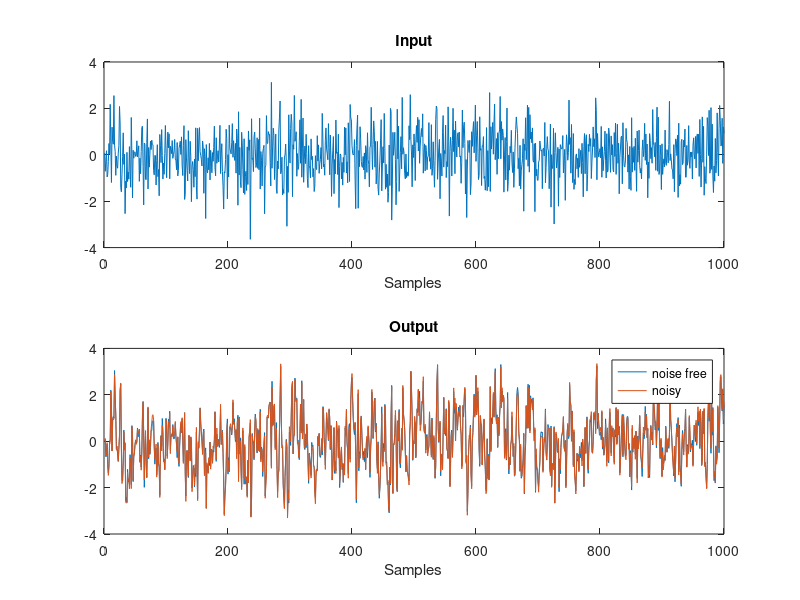
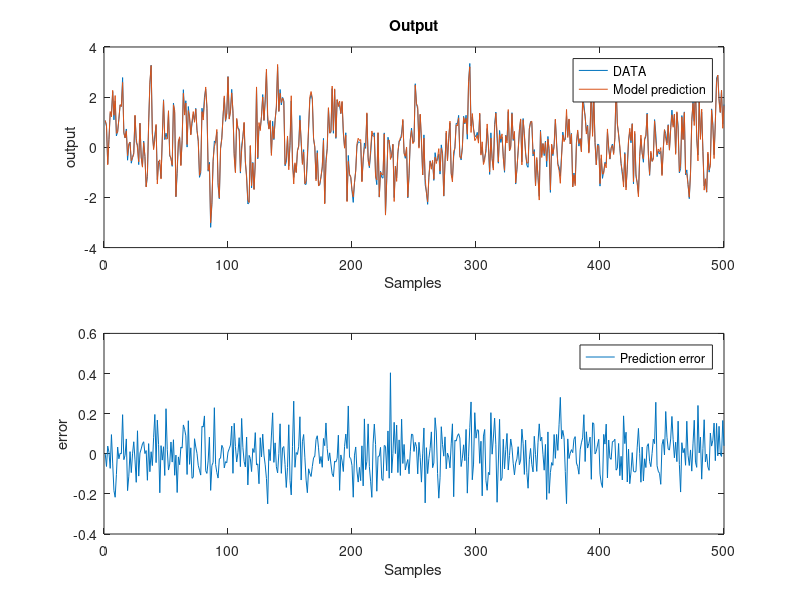
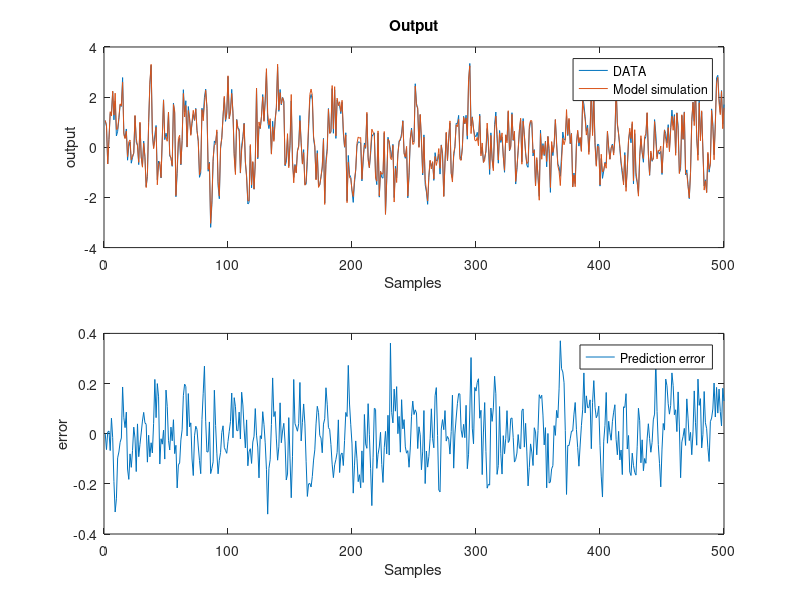

The MATLAB source for these figures, in order:
clear all %empty workspace
close all 
clc

%% 1 - Model definition and data generation
% In this exercise we will work with the ARX defined as 
% y(t) = 0.5*y(t-1) + u(t-1) + e(t)
% Note: e(t) is process noise! 

% True value of the parameters:
atrue = 0.5;
btrue = 1;

% We will work with simulated data, hence let's generate the data:
% (For a real SysID problem, data are not simulated but they are real, there is no model generating them, they come from the true system)
N = 1000; % number of data we want to generate

% Input: we will use a Gaussian signal as input:
u = randn(N,1); % white noise, std = 1
% Output: let's compute the output of the model 
y = zeros(N,1); % noise free
yn = zeros(N,1); % noisy (including e)
% noise
noise_std = 0.1;
e = noise_std * randn(N, 1);
for t = 2:N % zero initial condition
    y(t) = atrue*y(t-1) + btrue*u(t-1);
    yn(t) = atrue*yn(t-1) + btrue*u(t-1)+ e(t);
end

% Let's plot the data (1 output realization)
figure(1); clf;
subplot(2,1,1)
plot(u)
title('Input')
xlabel('Samples')
subplot(2,1,2)
plot(y)
hold on
plot(yn)
legend('noise free','noisy')
title('Output')
xlabel('Samples')


%% 2 - Identification using Least-Squares formula

% Now we do some identification!
% First of all let's split the data in estimation and validation sets
% (half and half)
uest = u(1:N/2);
yest = yn(1:N/2);
uval = u(N/2+1:end);
yval = yn(N/2+1:end);

% As model for identification we will use the 1-step-ahead predictor of
% ARX, which, as we know, is linear in the parameters.
% Hence, first let's write this predictor as a linear regression, in the
% form: y(t) = phi(t)*Theta
% where Theta is the parameter vector and phi(t) the regression vector.

%phi =[y(t-1) ; u(t-1)]
%theta = [a; b]

% Now that we have the predictor in the y(t) = phi(t)*Theta form, we can
% derive the vector form as well: Y = H*Theta, where, now Y is a vector and
% H is matrix.

% Let's build the matrix H:
H = zeros(N/2,2); % The matrix has N/2 rows (time instants), 2 columns (2 parameters)
H(1,:) = [0 0]; % Initial value
for i=2:N/2
    H(i,:) = [yest(i-1) uest(i-1)];
end

% This vector form of the predictor is useful for deriving the least
% squares estimate of Theta

%theta_hat_n = inv(1/N* sum(phi(i)phi(i).')*1/N* sum(phi(i)y(i))
%=inv(H.'*H)*H.'*y <---USE THIS
%=
% Write the expression in code as well, so we get our estimate!

% th = ...
th = (H.'*H)\H.'*yest; %<---- use \ as inv always in this course

% th should be be a vector with two elements, estimated value for a and
% estimate value for b. Let's pick this two elements separetely:
ahat = th(1)
bhat = th(2)


%% 3 - Prediction
% Let's now use the model we found to predict the output!
% Using validation data (or estimation data, just for a check)

NN = N/2;
% Let's redefine the data variables so it will be easy to switch from
% validation to estimation sets.
yn = yval;
un = uval;
% yn = yest; 
% un  = uest;

% Let's do prediction first, write your code for 1-step-ahead predictor
ypred = zeros(NN,1); % that's the vector where we will store the predicted output
ypred(1) = yn(1); % initial output is known
%pred: use y for y hat
%sim: from y use yhat 
%RSME - 1/N*Sum((y(i)-y_hat(i))^2
for i=2:NN
    ypred(i) = ahat*yn(i-1) + bhat*un(i-1);
end

% Once we have the predicted output we can compute the least-squares error with the true data
predERROR = yn-ypred;
%%%%%%%%%%%%%%%%%%%%%%%%%%%%%%%%%%%%%%%%%
%%%%%% Write your code here %%%%%%%%%%%%%
%%%%%%%%%%%%%%%%%%%%%%%%%%%%%%%%%%%%%%%%%
predRMSE  = rms(predERROR);
    
% plot DATA vs MODEL prediction
figure(2); clf;
subplot(2,1,1)
plot(yn)
hold on
plot(ypred)
legend('DATA','Model prediction')
title('Output')
xlabel('Samples')
ylabel('output')
subplot(2,1,2)
plot(predERROR)
legend('Prediction error')
xlabel('Samples')
ylabel('error')

disp(['Prediction RMS error is: ' num2str(predRMSE)])


%% 4 - Simulation
ysim = zeros(NN,1); % that's the vector where we will store the simulated output
ysim(1) = yn(1); % initial output is known
% Write the code for simulation
for i=2:NN 
    %%%%%%%%%%%%%%%%%%%%%%%%%%%%%%%%%%%%%%%%%
    %%%%%% Write your code here %%%%%%%%%%%%%
    %%%%%%%%%%%%%%%%%%%%%%%%%%%%%%%%%%%%%%%%%
    % ysim(i) = ...
    %ysim(i) = ysim(i) + ahat*yn(i-1) + bhat*un(i-1);
    ysim(i)= ahat*ysim(i-1) + bhat*un(i-1);
end

% Compare with real data and compute least-squares error
simERROR = yn-ysim;
%%%%%%%%%%%%%%%%%%%%%%%%%%%%%%%%%%%%%%%%%
%%%%%% Write your code here %%%%%%%%%%%%%
%%%%%%%%%%%%%%%%%%%%%%%%%%%%%%%%%%%%%%%%%
simRMSE = rms(simERROR);

% plot DATA vs MODEL prediction
figure(3); clf;
subplot(2,1,1)
plot(yn)
hold on
plot(ysim)
legend('DATA','Model simulation')
title('Output')
xlabel('Samples')
ylabel('output')
subplot(2,1,2)
plot(simERROR)
legend('Prediction error')
xlabel('Samples')
ylabel('error')
 
disp(['Simulation RMS error is: ' num2str(simRMSE)])
